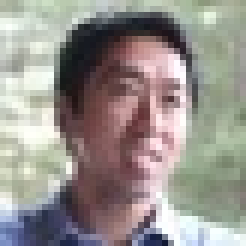
#> input picture images/andrew.jpeg, 41 x 41 px, shrunk from 224 x 224 before the run (shown 6 times larger)
$ jupyter execute 'Image Proccessing.ipynb'
#> lines starting #> are read from the running program, lines starting #| are printed output that depends on the picture
[cell 1]
import numpy as np
import matplotlib.pyplot as plt
import cv2

images = [cv2.imread('./images/andrew.jpeg'), cv2.imread('./images/bengio.jpeg'),
          cv2.imread('./images/goodfellow.jpeg'), cv2.imread('./images/leskovec.jpeg')]
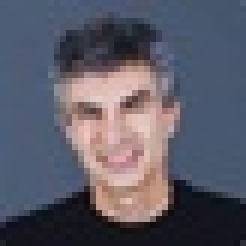
#> input picture images/bengio.jpeg, 41 x 41 px, shrunk from 225 x 225 before the run (shown 6 times larger)
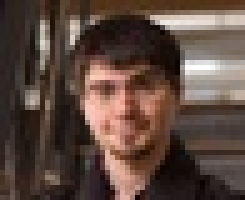
#> input picture images/goodfellow.jpeg, 49 x 40 px, shrunk from 266 x 220 before the run (shown 5 times larger)
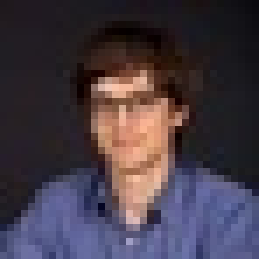
#> input picture images/leskovec.jpeg, 37 x 37 px, shrunk from 200 x 200 before the run (shown 7 times larger)
test_image = cv2.imread('./images/1.jpg')
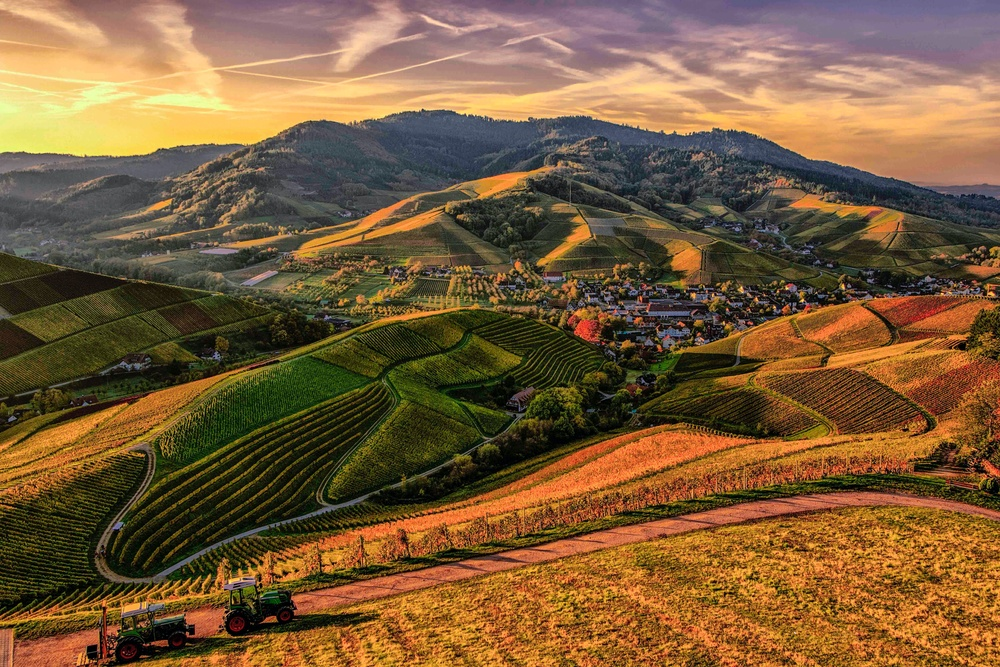
#> input picture images/1.jpg, 1000 x 667 px, shrunk from 5472 x 3648 before the run
#> test_image is the input picture: shape (667, 1000, 3); mean B, G, R 57.6, 92.2, 122.1

# www = cv2.imread('./images/www.png')

[cell 2]
def Convloution2D(img, filters, stride, padding):

#> called with stride = 1, padding = 'valid'
    f = filters[0].shape[0]

    if (padding != 'valid') :  p = int((f - 1) / 2)  #get a padding size!
    else:
       p = 0

    # add pading to image
    new_image_size = (img.shape[0] + 2 * p, img.shape[1] + 2 * p)
#> new_image_size = (41, 41)
    if img.ndim == 3: #number of dimension of an array -> if 3d
        image_padding = np.zeros((*new_image_size, img.shape[2]))
    else:
        image_padding = np.zeros(new_image_size)

    for row in range(img.shape[0]):
        for col in range(img.shape[1]):
            image_padding[row + p, col + p] = img[row, col]   #copy image field to image
    img = image_padding

    # finding output size images
    def out_size(img):
        X = int((img.shape[0] + 2 * (p - f)) / stride + 1)
#> X = 36
        Y = int((img.shape[1] + 2 * (p - f)) / stride + 1)
#> Y = 36
        return (X, Y)
    output_size = out_size(img)
#> output_size = (36, 36)
    outputs = [np.zeros(output_size) for fi in filters]


    # Convolution
    print(img.shape)
#| (41, 41, 3)
    for i, output in enumerate(outputs):
        for row in range(output_size[0]):
            for col in range(output_size[1]):
                output[row, col] = np.sum(
                    filters[i] * img[(row * stride):(row * stride) + f, (col * stride):(col * stride) + f])
        if img.ndim == 3:  #number of dimension of array
            output = output / img.shape[2]

    return outputs

[cell 3]
def pick_image(image):  #draw and show image with plot
    plt.imshow(image, cmap='gray', vmin=0, vmax=255)


def convert_to_gray_color(image):
    return cv2.cvtColor(image, cv2.COLOR_BGR2GRAY)

[cell 4]
#Test conv2D

kernel = np.array([[[-1, -1, -1], [0, 0, 0], [1, 1, 1]], [[1, 1, 1],
                  [0, 0, 0], [-1, -1, -1]], [[1, 1, 1], [0, 0, 0], [-1, -1, -1]]])
filters = [kernel]
pick_image(Convloution2D(images[1], filters=filters, stride=1, padding='valid')[0])
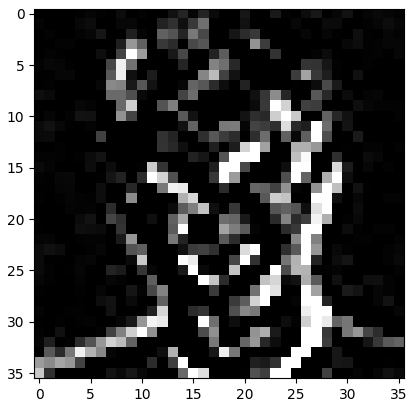
#> figure drawn by matplotlib, 1 panel

[cell 5]
plt.imshow(test_image)

[cell 6]
gray = convert_to_gray_color(test_image)
#> in convert_to_gray_color, `return cv2.cvtColor(image, cv2.COLOR_BGR2GRAY)`:
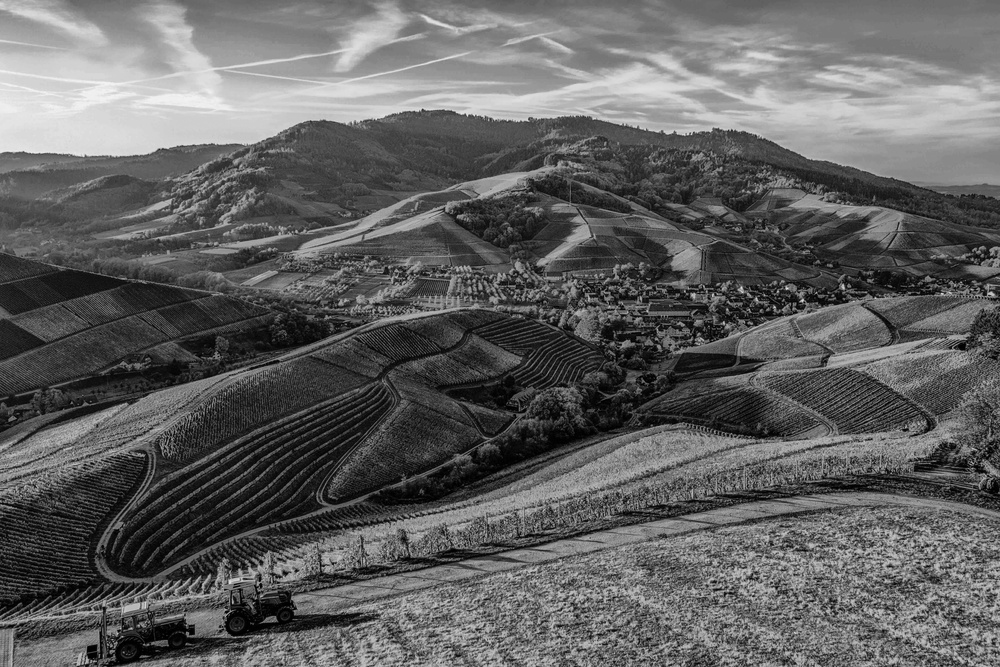
#> returned value: shape (667, 1000); min 0, max 244, mean 97.2
pick_image(gray)

[cell 7]
# we use this from kernel library (kernel.text)
horizontal_edge = np.array([[-1, -1, -1],
                            [0, 0, 0],
                            [1, 1, 1]])

vertical_edge = np.array([[-1, 0, 1],
                          [-1, 0, 1],
                          [-1, 0, 1]])

sharpening = np.array([[0, -1, 0],
                       [-1, 5, -1],
                       [0, -1, 0]])

weighted_averaging_3x3 = (1/16)*np.array([[1, 2, 1],
                                          [2, 4, 2],
                                          [1, 2, 1]])

layer_one_kernekl = [horizontal_edge, vertical_edge,
                     sharpening, weighted_averaging_3x3]

robert_x = np.array([[1, 0],
                     [0, -1]])

robert_y = np.array([[0, +1],
                     [-1, 0]])

averaging_2x2 = (1/4)*np.array([[1, 1],
                                [1, 1]])

layer_two_kernekl = [robert_x, robert_y, averaging_2x2]

[cell 8]
# we want to have a 3d filter and use 2d convloution

FirstFilter = []
for i in layer_one_kernekl:
    FirstFilter.append(np.concatenate([i, i, i], axis=1).reshape((3, 3, 3), order='F'))  # 3 , 3 , 3 are a filter sizes

plottingImages = []
featuresMap = []   #for arrange filters and images in a order

for image in images:
    laye1 = Convloution2D(image, FirstFilter, stride=1, padding='same')
    # print(laye1[0].ndim)
    #ndim -> nummber dimension of an array
    list_image = [image]
    list_image.extend(laye1)
    plottingImages.append(list_image)
    new_shape = (*list(laye1[0].shape)[:2], 4)   # arranges all images in a row to gether
    # we need to concatenate the 4 layers gor next step

    new_4d_image = np.concatenate(laye1, axis=1).reshape(new_shape, order='F')
    featuresMap.append(new_4d_image)
#> this loop made 4 passes
#> (new_image_size in Convloution2D, new_shape) on passes 1 to 4: ((43, 43), (40, 40, 4)), ((43, 43), (40, 40, 4)), ((42, 51), (39, 48, 4)), ((39, 39), (36, 36, 4))
#| (43, 43, 3)
#| (43, 43, 3)
#| (42, 51, 3)
#| (39, 39, 3)
#> pass 1, `new_4d_image = np.concatenate(laye1, axis=1).reshape(new_shape, order=..`:
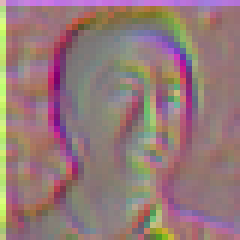
#> new_4d_image: shape (40, 40, 4) float64 (shown 6 times larger); mean of channels 0, 1, 2, 3 20.7, 22.2, 469.1, 431.8; drawn with min black and max white
#> pass 2, `new_4d_image = np.concatenate(laye1, axis=1).reshape(new_shape, order=..`:
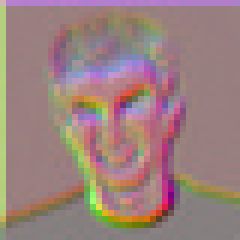
#> new_4d_image: shape (40, 40, 4) float64 (shown 6 times larger); mean of channels 0, 1, 2, 3 -10.5, 14.6, 304.9, 287.8; drawn with min black and max white
#> pass 3, `new_4d_image = np.concatenate(laye1, axis=1).reshape(new_shape, order=..`:
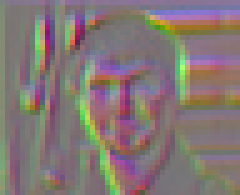
#> new_4d_image: shape (39, 48, 4) float64 (shown 5 times larger); mean of channels 0, 1, 2, 3 9.8, 32, 234.1, 226.2; drawn with min black and max white
#> after the loop, featuresMap = 4 items; plottingImages = 4 items

[cell 9]
for i, image_set in enumerate(plottingImages):
    for j, image in enumerate(image_set):
        plt.subplot(len(image_set), len(plottingImages) +
                    1, i * len(image_set) + j + 1)
        plt.imshow(image, cmap='gray', vmin=0, vmax=255)
        plt.axis('off')
#> this loop made 4 passes


plt.show()
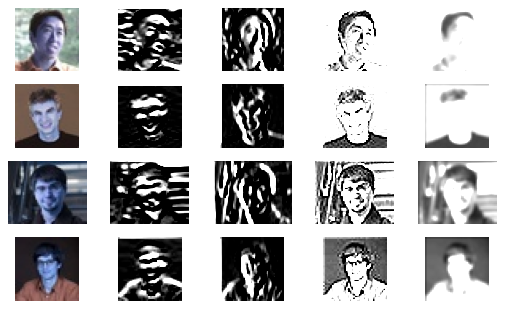
#> figure drawn by matplotlib, 20 panels; B, G, R data is drawn as R, G, B
